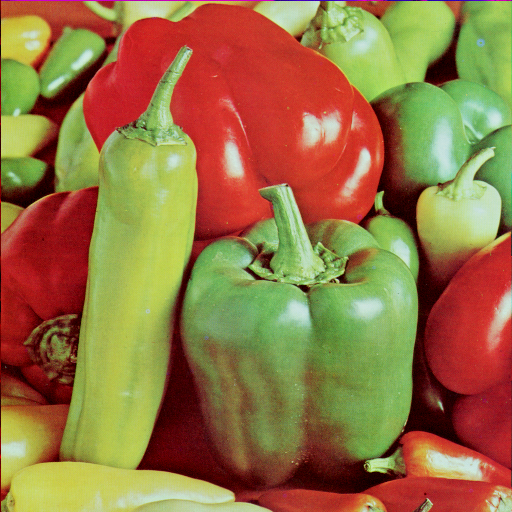
#> input picture opencv_scripts/peppers.bmp, 512 x 512 px
$ python pw3.py   (Python 2 division)
#> lines starting #> are read from the running program, lines starting #| are printed output that depends on the picture
### opencv_scripts/colorLayout.py
# -*- coding: utf-8 -*-
"""
ColorLayout descriptor (MPEG7)
"""
import numpy as np
import cv2

def clDescr(img):
    #%%
    n_blocks_per_row = 8
    n_blocks_per_col = 8

    tmp1 = np.zeros([n_blocks_per_row,n_blocks_per_col,3],dtype='uint8')

    R,C, ch = np.shape(img)
    indxR = np.arange(0,R,R/n_blocks_per_row)
    indxC = np.arange(0,C,C/n_blocks_per_col)

    for ir,r in enumerate(indxR):
        for ic,c in enumerate(indxC):
            block = img[r:r+R/n_blocks_per_row, c:c+C/n_blocks_per_col,:]

            mean, std = cv2.meanStdDev(block)
            tmp1[ir,ic,:]= mean[:,0]

    ycbcr = cv2.cvtColor(tmp1,cv2.COLOR_BGR2YCR_CB)
    y, cr, cb = cv2.split(ycbcr)
    dy  = cv2.dct(np.float32(y))
    dcr = cv2.dct(np.float32(cr))
    dcb = cv2.dct(np.float32(cb))

    cld = np.ndarray([18,1])
    cld[0]=dy[0,0]
    cld[1]=dy[0,1]
    cld[2]=dy[1,0]
    cld[3]=dy[2,0]
    cld[4]=dy[1,1]
    cld[5]=dy[0,2]
    cld[6]=dcb[0,0]
    cld[7]=dcb[0,1]
    cld[8]=dcb[1,0]
    cld[9]=dcb[2,0]
    cld[10]=dcb[1,1]
    cld[11]=dcb[0,2]
    cld[12]=dcr[0,0]
    cld[13]=dcr[0,1]
    cld[14]=dcr[1,0]
    cld[15]=dcr[2,0]
    cld[16]=dcr[1,1]
    cld[17]=dcr[0,2]
    return cld


### opencv_scripts/pw3.py
# -*- coding: utf-8 -*-
"""
PW3: Color layout descriptor
"""

#%%
import numpy as np
import cv2
import colorLayout
from matplotlib import pyplot as plt

#%% Load the image in colors
img = cv2.imread('peppers.bmp')
#> img is the input picture: shape (512, 512, 3); mean B, G, R 66.5, 115.6, 149.8
cv2.imshow('Peppers', img)
cv2.waitKey(0)
cv2.destroyAllWindows()

#%%
n_blocks_per_row = 128
n_blocks_per_col = 128
n_blocks = n_blocks_per_row*n_blocks_per_col;

tmp1 = np.zeros([n_blocks_per_row,n_blocks_per_col,3],dtype='uint8')

R,C, ch = np.shape(img)
#> R = 512; C = 512; ch = 3
indxR = np.arange(0,R,R/n_blocks_per_row)
#> indxR = 128 values from 0 to 508
indxC = np.arange(0,C,C/n_blocks_per_col)
#> indxC = 128 values from 0 to 508

for ir,r in enumerate(indxR):
    for ic,c in enumerate(indxC):
        block = img[r:r+R/n_blocks_per_row, c:c+C/n_blocks_per_col,:]
#        cv2.imshow('block',block)
#        cv2.waitKey(200)
#        cv2.destroyAllWindows()
        mean, std = cv2.meanStdDev(block)
        tmp1[ir,ic,:]= mean[:,0]

#%%
cv2.namedWindow('blocks',cv2.WINDOW_NORMAL )
cv2.imshow('blocks', tmp1)
cv2.waitKey(0)
cv2.destroyAllWindows()

#%%
ycbcr = cv2.cvtColor(tmp1,cv2.COLOR_BGR2YCR_CB)
#> ycbcr: shape (128, 128, 3); mean of channels 0, 1, 2 119.8, 149.1, 97.7
y, cr, cb = cv2.split(ycbcr)
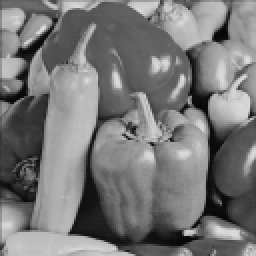
#> y: shape (128, 128) (shown 2 times larger); min 6, max 223, mean 119.8
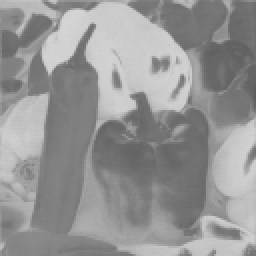
#> cr: shape (128, 128) (shown 2 times larger); min 91, max 214, mean 149.1
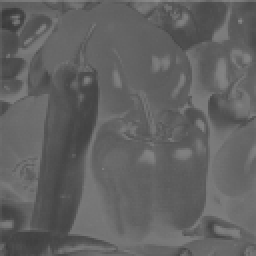
#> cb: shape (128, 128) (shown 2 times larger); min 58, max 142, mean 97.7

dy = cv2.dct(np.float32(y))
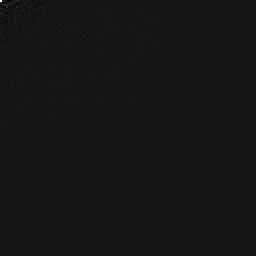
#> dy: shape (128, 128) float32 (shown 2 times larger); min -1418.3, max 15329, mean 0.7; drawn with min black and max white

cv2.namedWindow('Y',cv2.WINDOW_NORMAL )
cv2.imshow('Y', y)

#%%
logdy= np.log10(np.abs(dy))
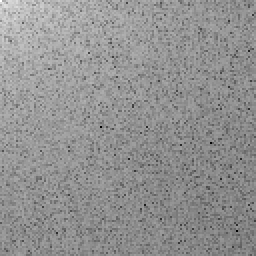
#> logdy: shape (128, 128) float32 (shown 2 times larger); min -3.82, max 4.19, mean 0.78; drawn with min black and max white
mmdy = np.min(logdy)
#> mmdy = -3.82
MMdy = np.max(logdy)
#> MMdy = 4.19
tmp =  cv2.applyColorMap(np.uint8(255* (logdy-mmdy)/(MMdy-mmdy)),cv2.COLORMAP_JET)
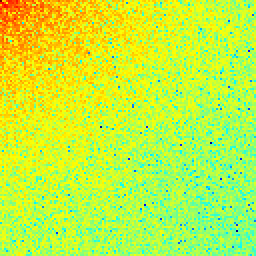
#> tmp: shape (128, 128, 3) (shown 2 times larger); mean B, G, R 63.1, 243.5, 192.6
#%%
cv2.namedWindow('DCT-Y',cv2.WINDOW_NORMAL )
cv2.imshow('DCT-Y',tmp)
cv2.waitKey(0)
cv2.destroyAllWindows()

#%% Compute descriptor

descr = colorLayout.clDescr(img)
#> after the loop in clDescr, `for ir,r in enumerate(indxR):`:
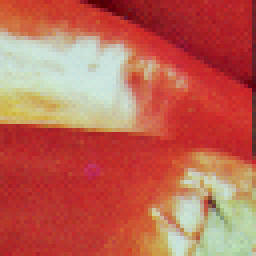
#> block: shape (64, 64, 3) (shown 4 times larger); mean B, G, R 83.4, 99.9, 190.1
#> descr = 18 values, max 1193.5 at index 12, min -86.28 at index 4, mean 166.7

print(descr)
#> (printed output is left out)

$ run again, with opencv_scripts/coffee.bmp copied over opencv_scripts/peppers.bmp
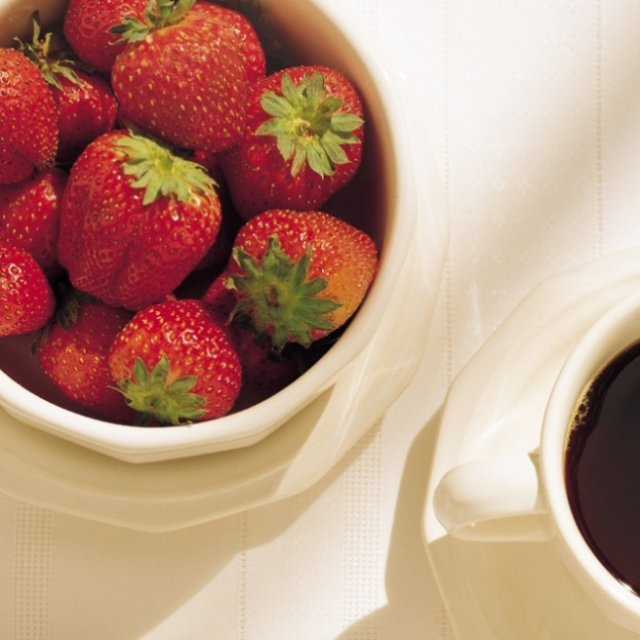
#> input picture opencv_scripts/coffee.bmp, 640 x 640 px
#> img is the input picture: shape (640, 640, 3); mean B, G, R 126.3, 145.9, 186.2
#> ycbcr: shape (128, 128, 3); mean of channels 0, 1, 2 155.2, 149.8, 111.4
#> `logdy= np.log10(np.abs(dy))`:
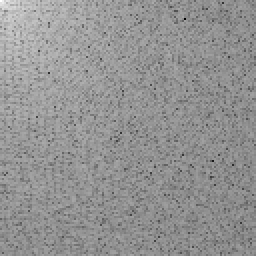
#> logdy: shape (128, 128) float32 (shown 2 times larger); min -4.23, max 4.3, mean 0.713; drawn with min black and max white
#> mmdy = -4.23
#> MMdy = 4.3
#> after the loop in clDescr, `for ir,r in enumerate(indxR):`:
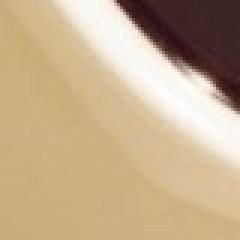
#> block: shape (80, 80, 3) (shown 3 times larger); mean B, G, R 140.1, 172.7, 196.2
#> descr = 18 values, max 1241.2 at index 0, min -293.6 at index 1, mean 163.1
#> (printed output is left out)
